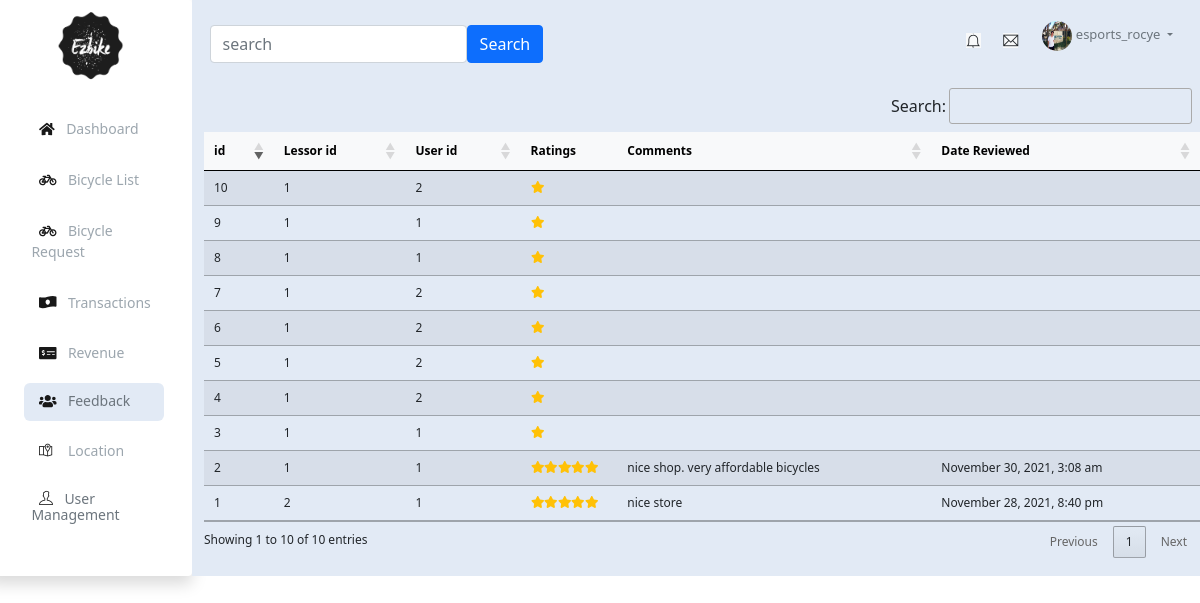
The page /View/admin_reviews.php (signed in) on the database its author committed.
### tables this page shows
CREATE TABLE `tblfeedback` (
  `id` int(11) NOT NULL,
  `lessor_id` int(11) NOT NULL,
  `User_id` int(11) NOT NULL,
  `Score` int(11) DEFAULT NULL,
  `Comment` text DEFAULT NULL,
  `Date_Reviewed` varchar(45) NOT NULL,
  `Token` text NOT NULL,
  `status` varchar(20) NOT NULL DEFAULT 'OFF'
);

### Model/Database.php (called while the page is built, shortened)
<?php
class Database{
    private $serverName = DB_HOST;
    private $username = DB_USER;
    private $password = DB_PASS;
    private $dbName = DB_NAME;
    private $conn;
    public function __construct(){
        $this->dsn = "mysql:host=".$this->serverName.";dbname=".$this->dbName;
        $options = array(PDO::ATTR_PERSISTENT => true, PDO::ATTR_ERRMODE => PDO::ERRMODE_EXCEPTION);
        try{
            $this->conn = new PDO($this->dsn,$this->username,$this->password,$options);
        }catch(PDOException $e){
            $this->error = $e->getMessage();
            $this->isConnected = false;
        }
    }
    public function getConn(){
        return $this->conn;
    }
}
?>

### View/admin_reviews.php (the view, shortened to what this page needs)
<?php
    require_once "../Model/Database.php";
    require_once "admin_header.php";
?>
<div class="container-fluid">
    <main class="row">
        <div class="col-md-2 bg-white shadow rounded">
            <div class="text-center mt-2">
                <a href="adminDashboard.php">
                    <img class="logo" src="../assets/img/ezbike.png" alt="">
                </a>
            </div>
            <ul class="navleft-menu">
                <li>
                    <a href="adminDashboard.php"><i class="fas fa-home"></i> Dashboard</a>
                </li>
                <li>
                    <a href="admin_bicycleList.php"><i class="fas fa-bicycle"></i> Bicycle List</a>
                </li>
                <li>
                    <a href="admin_bicycleRequest.php"><i class="fas fa-bicycle"></i> Bicycle Request</a>
                </li>
                <li>
                    <a href="admin_bicycleRequest.php"><i class="fas fa-money-bill-wave-alt"></i> Transactions</a>
                </li>
                <li><a href="revenue.php"><i class="fas fa-money-check-alt"></i> Revenue</a></li>
                <li>
                <li>
                    <div class="accordion accordion-flush" id="accordionFlushExample">
                        <div class="accordion-item">
                            <h2 class="accordion-header" id="flush-headingOne">
                                <a class="text-secondary fw-light active" href="admin_transactions.php"
                                    class="collapsed" data-bs-toggle="collapse" data-bs-target="#flush-collapseOne"
                                    aria-expanded="false" aria-controls="flush-collapseOne"><i
                                        class="fas fa-users"></i>&nbsp;Feedback</a>
                            </h2>
                        </div>
                    </div>
                </li>
                <li>
                    <a href="admin_location.php"><i class="ti-map-alt"></i>&nbsp; Location</a>
                </li>
                <li>
                    <div class="accordion accordion-flush" id="admin_lessors">
                        <div class="accordion-item">
                            <h2 class="accordion-header" id="flush-headingTwo">
                                <a class="text-secondary fw-light" href="#" class="collapsed" data-bs-toggle="collapse"
                                    data-bs-target="#flush-collapseTwo" aria-expanded="false"
                                    aria-controls="flush-collapseOne"><i class="ti-user"></i>&nbsp;User Management</a>
                            </h2>
                        </div>
                    </div>
                </li>
            </ul>
        </div>
        <div class="col-md-10 bg-light-strong overflow-hidden">
            <div class="row">
                <?php
                        include_once "admin_navbar.php";
                    ?>
                <div class="col-md-12">
                    <table class="table table-striped fs-12 align-items-center">
                        <thead class="table-light">
                            <th>id</th>
                            <th>Lessor id</th>
                            <th>User id</th>
                            <th>Ratings</th>
                            <th>Comments</th>
                            <th>Date Reviewed</th>
                        </thead>
                        <tbody>
                            <?php
                                    $db = new Database();
                                    $sql = "SELECT * FROM `tblfeedback`";
                                    $stmt = $db->getConn()->prepare($sql);
                                    $stmt->execute();
                                    while($row = $stmt->fetch()){
                                        if($row["Score"] == 5){
                                            $store_rating = "<i class=\"fas fa-star text-warning\"> </i><i class=\"fas fa-star text-warning\"> </i><i class=\"fas fa-star text-warning\"> </i><i class=\"fas fa-star text-warning\"> </i><i class=\"fas fa-star text-warning\"> </i>";
                                        }else if($row["Score"] == 4){
                                            $store_rating = "<i class=\"fas fa-star text-warning\"> </i><i class=\"fas fa-star text-warning\"> </i><i class=\"fas fa-star text-warning\"> </i><i class=\"fas fa-star text-warning\"> </i>";
                                        }else if($row["Score"] == 3){
                                            $store_rating = "<i class=\"fas fa-star text-warning\"> </i><i class=\"fas fa-star text-warning\"> </i><i class=\"fas fa-star text-warning\"> </i>";
                                        }else if($row["Score"] == 2){
                                            $store_rating = "<i class=\"fas fa-star text-warning\"> </i><i class=\"fas fa-star text-warning\"> </i>";
                                        }else{
                                            $store_rating = "<i class=\"fas fa-star text-warning\"> </i>";
                                        }
                                ?>
                            <tr>
                                <td><?= $row["id"] ?></td>
                                <td><?= $row["lessor_id"] ?></td>
                                <td><?= $row["User_id"]?></td>
                                <td><?= $store_rating ?></td>
                                <td><?= $row["Comment"] ?></td>
                                <td><?= $row["Date_Reviewed"] ?></td>
                            </tr>
                            <?php
                                    }
                                ?>
                        </tbody>
                    </table>
                </div>
            </div>
        </div>
    </main>
</div>
<?php
    require_once "footer.php";
?>

### assets/css/admin.css (style rules this page uses)
:root { --top-nav-color: #0079c4; --left-nav-color: #2c405a; --bg-color: #ecf5fd; --gray: #96a0ad; --ide-danger: #F35065; --ide-green-normal: #00A881; --ide-pink: #F053A8; --ide-black: #080A10; --ide-blue: #5094FA; --light-blue: #e5f9fd; --black: #181818; --light-black: #9ca6ae; --light-wash: #f1f5fb; --light-green: #eef9f0; --light-violet: #f3eefd; --light-strong: #e2eaf5; }
.bg-light-strong { background: var(--light-strong); }
li { list-style: none; }
a { text-decoration: none; }
* { padding: 0; margin: 0; box-sizing: border-box; }
.fs-12 { font-size: 12px; }
.container-fluid { padding: 0; }
.navleft-menu { padding: 1rem 0.55em 1rem 1rem; }
.navleft-menu li a, .navleft-menu li i { font-size: 14px; margin-right: 0.55em; margin-left: 0.55em; }
.navleft-menu li a i { color: var(--black); }
.navleft-menu li { margin-top: 0.55em; margin-bottom: 0.55em; }
.navleft-menu li a { padding: 0.75em 0.55em; display: block; color: var(--light-black); border-radius: 6px; transition: all 400ms ease-in-out; }
.navleft-menu li a:hover, .navleft-menu li a.active { background: var(--light-strong); color: var(--black); }
.logo { width: 75px; height: 75px; }

### rows shown on the page
tblfeedback: id "1", lessor "2", User "1", Comment "nice store", Date_Reviewed "November 28, 2021, 8:40 pm"
tblfeedback: id "2", lessor "1", User "1", Comment "nice shop. very affordable bicycles", Date_Reviewed "November 30, 2021, 3:08 am"
tblfeedback: id "3", lessor "1", User "1"
tblfeedback: id "4", lessor "1", User "2"
tblfeedback: id "5", lessor "1", User "2"
tblfeedback: id "6", lessor "1", User "2"
tblfeedback: id "7", lessor "1", User "2"
tblfeedback: id "8", lessor "1", User "1"
tblfeedback: id "9", lessor "1", User "1"
tblfeedback: id "10", lessor "1", User "2"

### other values the page prints
$_SESSION["admin_username"] "esports_rocye"
